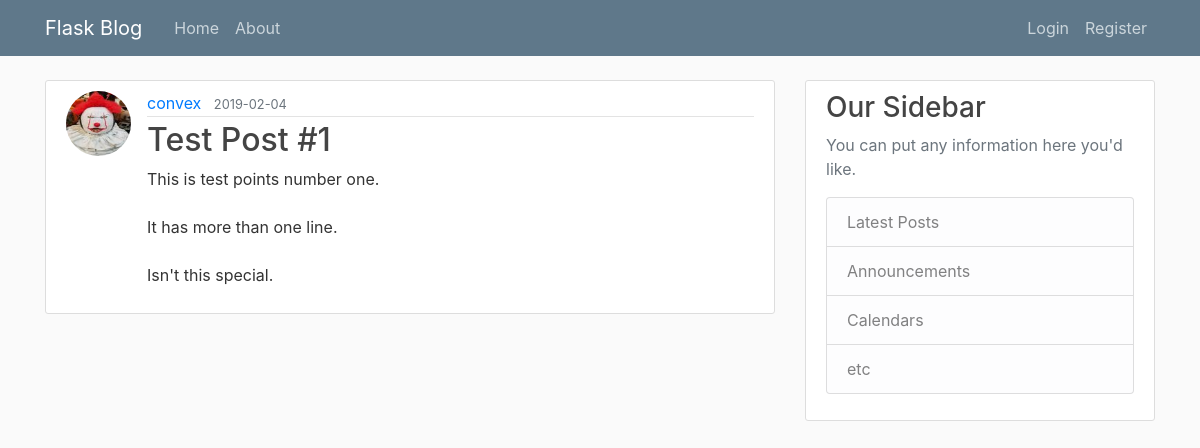
Page /home on the earlier database version.
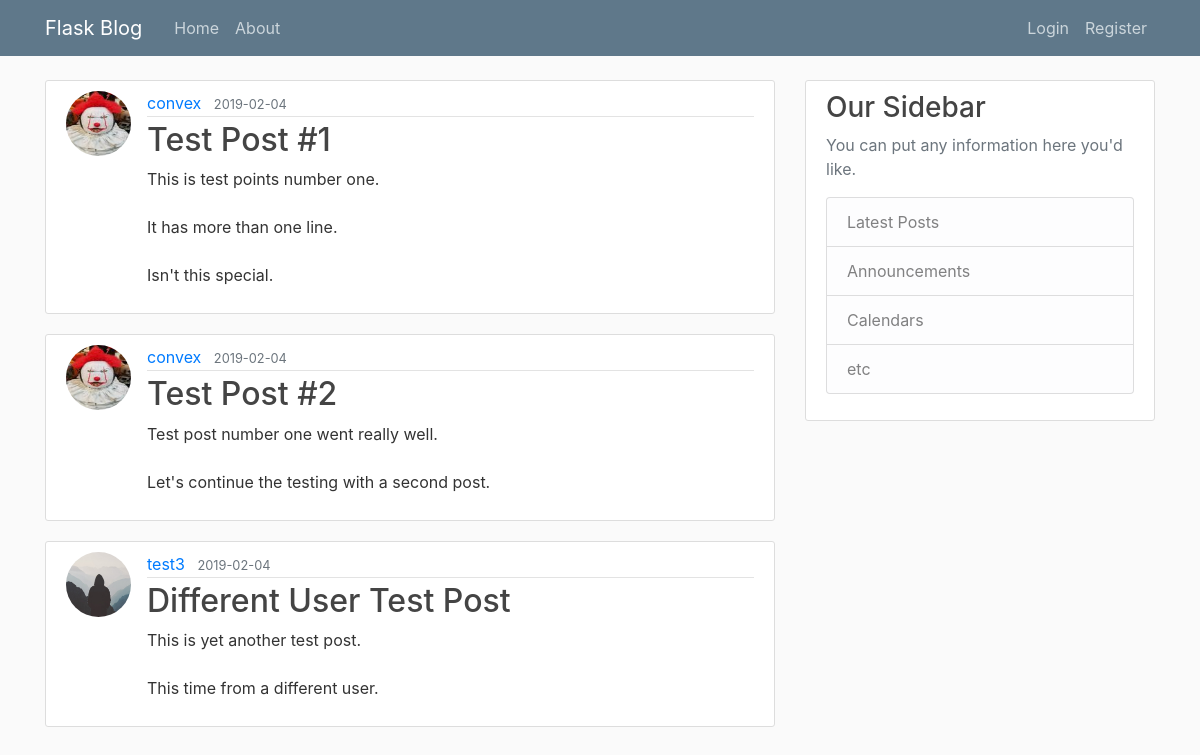
Same page on the later database version.
### flaskblog/models.py (models this page shows, shortened)
class Post(db.Model):
    id = db.Column(db.Integer, primary_key=True)
    title = db.Column(db.String(100), nullable=False)
    date_posted = db.Column(db.DateTime, nullable=False, default=datetime.utcnow)
    content = db.Column(db.Text, nullable=False)
    user_id = db.Column(db.Integer, db.ForeignKey('user.id'), nullable=False)

class User(db.Model, UserMixin):
    id = db.Column(db.Integer, primary_key=True)
    username = db.Column(db.String(20), unique=True, nullable=False)
    email = db.Column(db.String(120), unique=True, nullable=False)
    image_file = db.Column(db.String(20), nullable=False, default='default.jpg')
    password = db.Column(db.String(60), nullable=False)
    posts = db.relationship('Post', backref='author', lazy=True)

### flaskblog/routes.py (the view)
@app.route("/")
@app.route("/home")
def home():
    posts = Post.query.all()
    return render_template('home.html', posts=posts)

### flaskblog/templates/home.html
{% extends "layout.html" %}
{% block content %}
    {% for post in posts %}
        <article class="media content-section">
          <img class="rounded-circle article-img" src=" {{ url_for('static', filename='profile_pics/' + post.author.image_file) }} ">
          <div class="media-body">
            <div class="article-metadata">
              <a class="mr-2" href="#">{{ post.author.username }}</a>
              <small class="text-muted">{{ post.date_posted.strftime('%Y-%m-%d') }}</small>
            </div>
            <h2><a class="article-title" href="{{ url_for('post', post_id=post.id) }}">{{ post.title }}</a></h2>
            <p class="article-content">{{ post.content }}</p>
          </div>
        </article>
    {% endfor %}
{% endblock content %}

### flaskblog/templates/layout.html (shortened to what this page needs)
<!DOCTYPE html>
<html>
<head>
    <link rel="stylesheet" href="https://maxcdn.bootstrapcdn.com/bootstrap/4.0.0/css/bootstrap.min.css">
    <link rel="stylesheet" type="text/css" href="{{ url_for('static', filename='main.css') }}">
</head>
<body>
    <header class="site-header">
      <nav class="navbar navbar-expand-md navbar-dark bg-steel fixed-top">
        <div class="container">
          <a class="navbar-brand mr-4" href="/">Flask Blog</a>
          <div class="collapse navbar-collapse" id="navbarToggle">
            <div class="navbar-nav mr-auto">
              <a class="nav-item nav-link" href="{{ url_for('home') }}">Home</a>
              <a class="nav-item nav-link" href="{{ url_for('about') }}">About</a>
            </div>
            <div class="navbar-nav">
              {% if current_user.is_authenticated %}
              <a class="nav-item nav-link" href="{{ url_for('new_post') }}">New Post</a>
              <a class="nav-item nav-link" href="{{ url_for('account') }}">Account</a>
                <a class="nav-item nav-link" href="{{ url_for('logout') }}">Logout</a>
              {% else %}
                <a class="nav-item nav-link" href="{{ url_for('login') }}">Login</a>
                <a class="nav-item nav-link" href="{{ url_for('register') }}">Register</a>
              {% endif %}
            </div>
          </div>
        </div>
      </nav>
    </header>
    <main role="main" class="container">
      <div class="row">
        <div class="col-md-8">
          {% block content %}{% endblock %}
        </div>
        <div class="col-md-4">
          <div class="content-section">
            <h3>Our Sidebar</h3>
            <p class='text-muted'>You can put any information here you'd like.
              <ul class="list-group">
                <li class="list-group-item list-group-item-light">Latest Posts</li>
                <li class="list-group-item list-group-item-light">Announcements</li>
                <li class="list-group-item list-group-item-light">Calendars</li>
                <li class="list-group-item list-group-item-light">etc</li>
              </ul>
            </p>
          </div>
        </div>
      </div>
    </main>
</body>
</html>

### flaskblog/static/main.css (style rules this page uses)
body { background: #fafafa; color: #333333; margin-top: 5rem; }
h1, h2, h3, h4, h5, h6 { color: #444444; }
.bg-steel { background-color: #5f788a; }
.site-header .navbar-nav .nav-link { color: #cbd5db; }
.content-section { background: #ffffff; padding: 10px 20px; border: 1px solid #dddddd; border-radius: 3px; margin-bottom: 20px; }
.article-title { color: #444444; }
.article-content { white-space: pre-line; }
.article-img { height: 65px; width: 65px; margin-right: 16px; }
.article-metadata { padding-bottom: 1px; margin-bottom: 4px; border-bottom: 1px solid #e3e3e3 }

Differences in the rows shown:
added Post: image_file (picture), author.username "convex", date_posted "2019-02-04", title "Test Post #2", content "Test post number one went really well. Let's continue the testing with a second post."
added Post: image_file (placeholder picture), author.username "test3", date_posted "2019-02-04", title "Different User Test Post", content "This is yet another test post. This time from a different user."
